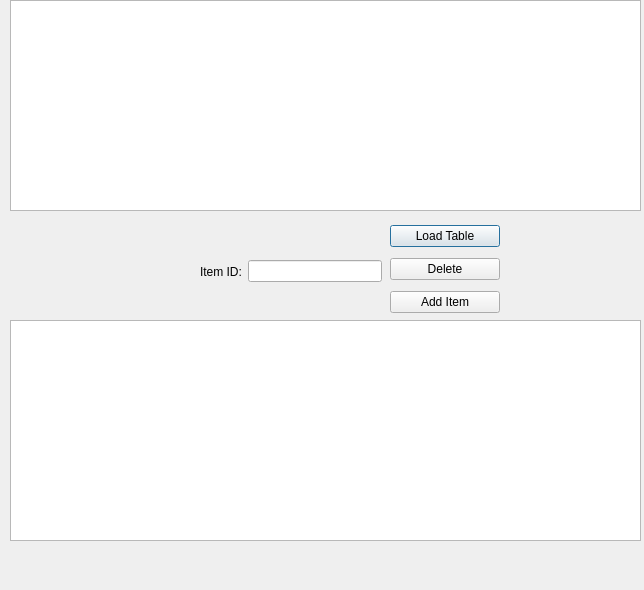
<?xml version="1.0" encoding="UTF-8"?>
<ui version="4.0">
 <class>AdminView</class>
 <widget class="QDialog" name="AdminView">
  <property name="geometry">
   <rect>
    <x>0</x>
    <y>0</y>
    <width>644</width>
    <height>590</height>
   </rect>
  </property>
  <property name="windowTitle">
   <string>Dialog</string>
  </property>
  <widget class="QTableView" name="ItemTable">
   <property name="geometry">
    <rect>
     <x>10</x>
     <y>0</y>
     <width>631</width>
     <height>211</height>
    </rect>
   </property>
  </widget>
  <widget class="QWidget" name="layoutWidget">
   <property name="geometry">
    <rect>
     <x>390</x>
     <y>220</y>
     <width>110</width>
     <height>100</height>
    </rect>
   </property>
   <layout class="QVBoxLayout" name="verticalLayout">
    <item>
     <widget class="QPushButton" name="pushButton_LoadTable">
      <property name="text">
       <string>Load Table</string>
      </property>
     </widget>
    </item>
    <item>
     <widget class="QPushButton" name="pushButton_Delete">
      <property name="text">
       <string>Delete</string>
      </property>
     </widget>
    </item>
    <item>
     <widget class="QPushButton" name="pushButton_AddItem">
      <property name="text">
       <string>Add Item</string>
      </property>
     </widget>
    </item>
   </layout>
  </widget>
  <widget class="QWidget" name="layoutWidget">
   <property name="geometry">
    <rect>
     <x>200</x>
     <y>260</y>
     <width>182</width>
     <height>23</height>
    </rect>
   </property>
   <layout class="QHBoxLayout" name="horizontalLayout">
    <item>
     <widget class="QLabel" name="label">
      <property name="text">
       <string>Item ID:</string>
      </property>
     </widget>
    </item>
    <item>
     <widget class="QLineEdit" name="lineEdit_DeleteId"/>
    </item>
   </layout>
  </widget>
  <widget class="QTableView" name="BorrowedItem">
   <property name="geometry">
    <rect>
     <x>10</x>
     <y>320</y>
     <width>631</width>
     <height>221</height>
    </rect>
   </property>
  </widget>
 </widget>
 <resources/>
 <connections/>
</ui>
